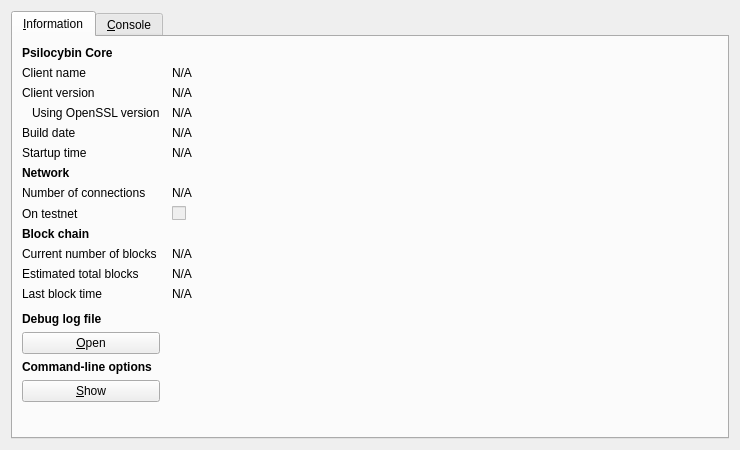
<?xml version="1.0" encoding="UTF-8"?>
<ui version="4.0">
 <class>RPCConsole</class>
 <widget class="QDialog" name="RPCConsole">
  <property name="geometry">
   <rect>
    <x>0</x>
    <y>0</y>
    <width>740</width>
    <height>450</height>
   </rect>
  </property>
  <property name="windowTitle">
   <string>Psilocybin - Debug window</string>
  </property>
  <layout class="QVBoxLayout" name="verticalLayout_2">
   <item>
    <widget class="QTabWidget" name="tabWidget">
     <property name="currentIndex">
      <number>0</number>
     </property>
     <widget class="QWidget" name="tab_info">
      <attribute name="title">
       <string>&amp;Information</string>
      </attribute>
      <layout class="QGridLayout" name="gridLayout" columnstretch="0,1">
       <property name="horizontalSpacing">
        <number>12</number>
       </property>
       <item row="0" column="0">
        <widget class="QLabel" name="label_9">
         <property name="font">
          <font>
           <weight>75</weight>
           <bold>true</bold>
          </font>
         </property>
         <property name="text">
          <string>Psilocybin Core</string>
         </property>
        </widget>
       </item>
       <item row="1" column="0">
        <widget class="QLabel" name="label_5">
         <property name="text">
          <string>Client name</string>
         </property>
        </widget>
       </item>
       <item row="1" column="1">
        <widget class="QLabel" name="clientName">
         <property name="cursor">
          <cursorShape>IBeamCursor</cursorShape>
         </property>
         <property name="text">
          <string>N/A</string>
         </property>
         <property name="textFormat">
          <enum>Qt::PlainText</enum>
         </property>
         <property name="textInteractionFlags">
          <set>Qt::LinksAccessibleByMouse|Qt::TextSelectableByKeyboard|Qt::TextSelectableByMouse</set>
         </property>
        </widget>
       </item>
       <item row="2" column="0">
        <widget class="QLabel" name="label_6">
         <property name="text">
          <string>Client version</string>
         </property>
        </widget>
       </item>
       <item row="2" column="1">
        <widget class="QLabel" name="clientVersion">
         <property name="cursor">
          <cursorShape>IBeamCursor</cursorShape>
         </property>
         <property name="text">
          <string>N/A</string>
         </property>
         <property name="textFormat">
          <enum>Qt::PlainText</enum>
         </property>
         <property name="textInteractionFlags">
          <set>Qt::LinksAccessibleByMouse|Qt::TextSelectableByKeyboard|Qt::TextSelectableByMouse</set>
         </property>
        </widget>
       </item>
       <item row="3" column="0">
        <widget class="QLabel" name="label_14">
         <property name="text">
          <string>Using OpenSSL version</string>
         </property>
         <property name="indent">
          <number>10</number>
         </property>
        </widget>
       </item>
       <item row="3" column="1">
        <widget class="QLabel" name="openSSLVersion">
         <property name="cursor">
          <cursorShape>IBeamCursor</cursorShape>
         </property>
         <property name="text">
          <string>N/A</string>
         </property>
         <property name="textFormat">
          <enum>Qt::PlainText</enum>
         </property>
         <property name="textInteractionFlags">
          <set>Qt::LinksAccessibleByMouse|Qt::TextSelectableByKeyboard|Qt::TextSelectableByMouse</set>
         </property>
        </widget>
       </item>
       <item row="4" column="0">
        <widget class="QLabel" name="label_12">
         <property name="text">
          <string>Build date</string>
         </property>
        </widget>
       </item>
       <item row="4" column="1">
        <widget class="QLabel" name="buildDate">
         <property name="cursor">
          <cursorShape>IBeamCursor</cursorShape>
         </property>
         <property name="text">
          <string>N/A</string>
         </property>
         <property name="textFormat">
          <enum>Qt::PlainText</enum>
         </property>
         <property name="textInteractionFlags">
          <set>Qt::LinksAccessibleByMouse|Qt::TextSelectableByKeyboard|Qt::TextSelectableByMouse</set>
         </property>
        </widget>
       </item>
       <item row="5" column="0">
        <widget class="QLabel" name="label_13">
         <property name="text">
          <string>Startup time</string>
         </property>
        </widget>
       </item>
       <item row="5" column="1">
        <widget class="QLabel" name="startupTime">
         <property name="cursor">
          <cursorShape>IBeamCursor</cursorShape>
         </property>
         <property name="text">
          <string>N/A</string>
         </property>
         <property name="textFormat">
          <enum>Qt::PlainText</enum>
         </property>
         <property name="textInteractionFlags">
          <set>Qt::LinksAccessibleByMouse|Qt::TextSelectableByKeyboard|Qt::TextSelectableByMouse</set>
         </property>
        </widget>
       </item>
       <item row="6" column="0">
        <widget class="QLabel" name="label_11">
         <property name="font">
          <font>
           <weight>75</weight>
           <bold>true</bold>
          </font>
         </property>
         <property name="text">
          <string>Network</string>
         </property>
        </widget>
       </item>
       <item row="7" column="0">
        <widget class="QLabel" name="label_7">
         <property name="text">
          <string>Number of connections</string>
         </property>
        </widget>
       </item>
       <item row="7" column="1">
        <widget class="QLabel" name="numberOfConnections">
         <property name="cursor">
          <cursorShape>IBeamCursor</cursorShape>
         </property>
         <property name="text">
          <string>N/A</string>
         </property>
         <property name="textFormat">
          <enum>Qt::PlainText</enum>
         </property>
         <property name="textInteractionFlags">
          <set>Qt::LinksAccessibleByMouse|Qt::TextSelectableByKeyboard|Qt::TextSelectableByMouse</set>
         </property>
        </widget>
       </item>
       <item row="8" column="0">
        <widget class="QLabel" name="label_8">
         <property name="text">
          <string>On testnet</string>
         </property>
        </widget>
       </item>
       <item row="8" column="1">
        <widget class="QCheckBox" name="isTestNet">
         <property name="enabled">
          <bool>false</bool>
         </property>
         <property name="text">
          <string/>
         </property>
        </widget>
       </item>
       <item row="9" column="0">
        <widget class="QLabel" name="label_10">
         <property name="font">
          <font>
           <weight>75</weight>
           <bold>true</bold>
          </font>
         </property>
         <property name="text">
          <string>Block chain</string>
         </property>
        </widget>
       </item>
       <item row="10" column="0">
        <widget class="QLabel" name="label_3">
         <property name="text">
          <string>Current number of blocks</string>
         </property>
        </widget>
       </item>
       <item row="10" column="1">
        <widget class="QLabel" name="numberOfBlocks">
         <property name="cursor">
          <cursorShape>IBeamCursor</cursorShape>
         </property>
         <property name="text">
          <string>N/A</string>
         </property>
         <property name="textFormat">
          <enum>Qt::PlainText</enum>
         </property>
         <property name="textInteractionFlags">
          <set>Qt::LinksAccessibleByMouse|Qt::TextSelectableByKeyboard|Qt::TextSelectableByMouse</set>
         </property>
        </widget>
       </item>
       <item row="11" column="0">
        <widget class="QLabel" name="label_4">
         <property name="text">
          <string>Estimated total blocks</string>
         </property>
        </widget>
       </item>
       <item row="11" column="1">
        <widget class="QLabel" name="totalBlocks">
         <property name="cursor">
          <cursorShape>IBeamCursor</cursorShape>
         </property>
         <property name="text">
          <string>N/A</string>
         </property>
         <property name="textFormat">
          <enum>Qt::PlainText</enum>
         </property>
         <property name="textInteractionFlags">
          <set>Qt::LinksAccessibleByMouse|Qt::TextSelectableByKeyboard|Qt::TextSelectableByMouse</set>
         </property>
        </widget>
       </item>
       <item row="12" column="0">
        <widget class="QLabel" name="label_2">
         <property name="text">
          <string>Last block time</string>
         </property>
        </widget>
       </item>
       <item row="12" column="1">
        <widget class="QLabel" name="lastBlockTime">
         <property name="cursor">
          <cursorShape>IBeamCursor</cursorShape>
         </property>
         <property name="text">
          <string>N/A</string>
         </property>
         <property name="textFormat">
          <enum>Qt::PlainText</enum>
         </property>
         <property name="textInteractionFlags">
          <set>Qt::LinksAccessibleByMouse|Qt::TextSelectableByKeyboard|Qt::TextSelectableByMouse</set>
         </property>
        </widget>
       </item>
       <item row="13" column="0">
        <spacer name="verticalSpacer_2">
         <property name="orientation">
          <enum>Qt::Vertical</enum>
         </property>
         <property name="sizeHint" stdset="0">
          <size>
           <width>20</width>
           <height>20</height>
          </size>
         </property>
        </spacer>
       </item>
       <item row="14" column="0">
        <widget class="QLabel" name="labelDebugLogfile">
         <property name="font">
          <font>
           <weight>75</weight>
           <bold>true</bold>
          </font>
         </property>
         <property name="text">
          <string>Debug log file</string>
         </property>
        </widget>
       </item>
       <item row="15" column="0">
        <widget class="QPushButton" name="openDebugLogfileButton">
         <property name="toolTip">
          <string>Open the Psilocybin debug log file from the current data directory. This can take a few seconds for large log files.</string>
         </property>
         <property name="text">
          <string>&amp;Open</string>
         </property>
         <property name="autoDefault">
          <bool>false</bool>
         </property>
        </widget>
       </item>
       <item row="16" column="0">
        <widget class="QLabel" name="labelCLOptions">
         <property name="font">
          <font>
           <weight>75</weight>
           <bold>true</bold>
          </font>
         </property>
         <property name="text">
          <string>Command-line options</string>
         </property>
        </widget>
       </item>
       <item row="17" column="0">
        <widget class="QPushButton" name="showCLOptionsButton">
         <property name="toolTip">
          <string>Show the Psilocybin-Qt help message to get a list with possible Psilocybin command-line options.</string>
         </property>
         <property name="text">
          <string>&amp;Show</string>
         </property>
         <property name="autoDefault">
          <bool>false</bool>
         </property>
        </widget>
       </item>
       <item row="18" column="0">
        <spacer name="verticalSpacer">
         <property name="orientation">
          <enum>Qt::Vertical</enum>
         </property>
         <property name="sizeHint" stdset="0">
          <size>
           <width>20</width>
           <height>40</height>
          </size>
         </property>
        </spacer>
       </item>
      </layout>
     </widget>
     <widget class="QWidget" name="tab_console">
      <attribute name="title">
       <string>&amp;Console</string>
      </attribute>
      <layout class="QVBoxLayout" name="verticalLayout_3">
       <property name="spacing">
        <number>3</number>
       </property>
       <item>
        <widget class="QTextEdit" name="messagesWidget">
         <property name="minimumSize">
          <size>
           <width>0</width>
           <height>100</height>
          </size>
         </property>
         <property name="readOnly">
          <bool>true</bool>
         </property>
         <property name="tabKeyNavigation" stdset="0">
          <bool>false</bool>
         </property>
         <property name="columnCount" stdset="0">
          <number>2</number>
         </property>
        </widget>
       </item>
       <item>
        <layout class="QHBoxLayout" name="horizontalLayout">
         <property name="spacing">
          <number>3</number>
         </property>
         <item>
          <widget class="QLabel" name="label">
           <property name="text">
            <string notr="true">&gt;</string>
           </property>
          </widget>
         </item>
         <item>
          <widget class="QLineEdit" name="lineEdit"/>
         </item>
         <item>
          <widget class="QPushButton" name="clearButton">
           <property name="maximumSize">
            <size>
             <width>24</width>
             <height>24</height>
            </size>
           </property>
           <property name="toolTip">
            <string>Clear console</string>
           </property>
           <property name="text">
            <string/>
           </property>
           <property name="icon">
            <iconset resource="../bitcoin.qrc">
             <normaloff>:/icons/remove</normaloff>:/icons/remove</iconset>
           </property>
           <property name="shortcut">
            <string notr="true">Ctrl+L</string>
           </property>
           <property name="autoDefault">
            <bool>false</bool>
           </property>
          </widget>
         </item>
        </layout>
       </item>
      </layout>
     </widget>
    </widget>
   </item>
  </layout>
 </widget>
 <resources>
  <include location="../bitcoin.qrc"/>
 </resources>
 <connections/>
</ui>
